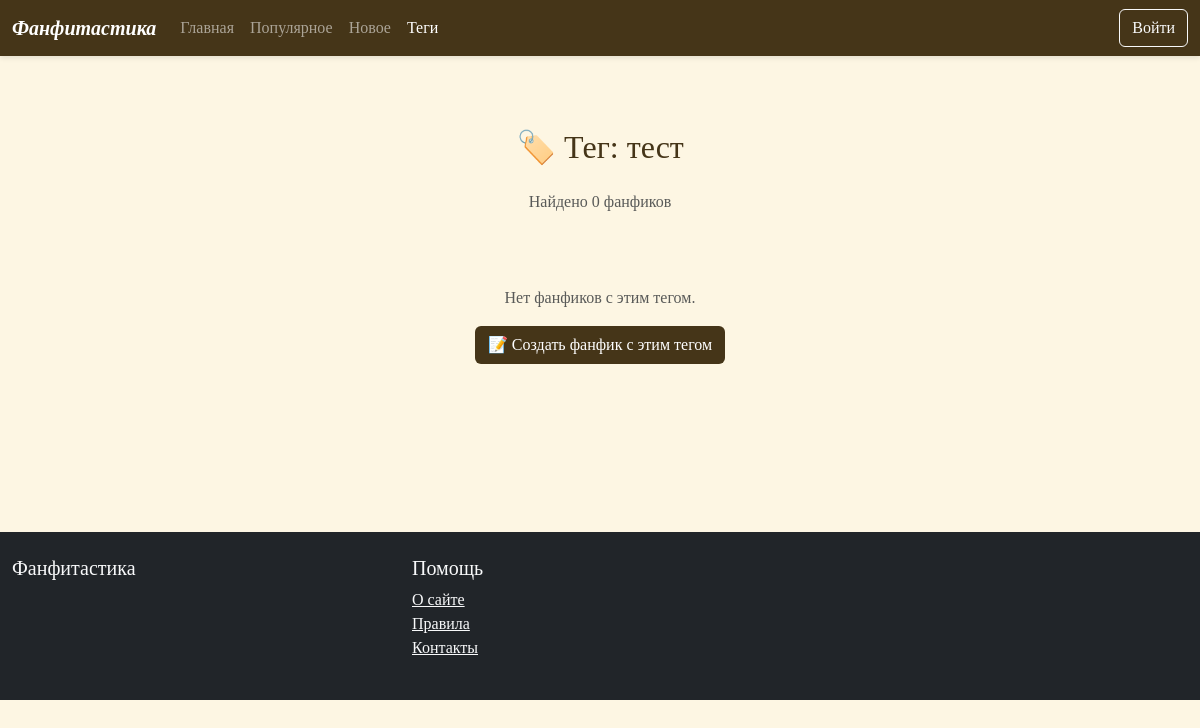
Before: /users/tags/тест/ with the older database file.
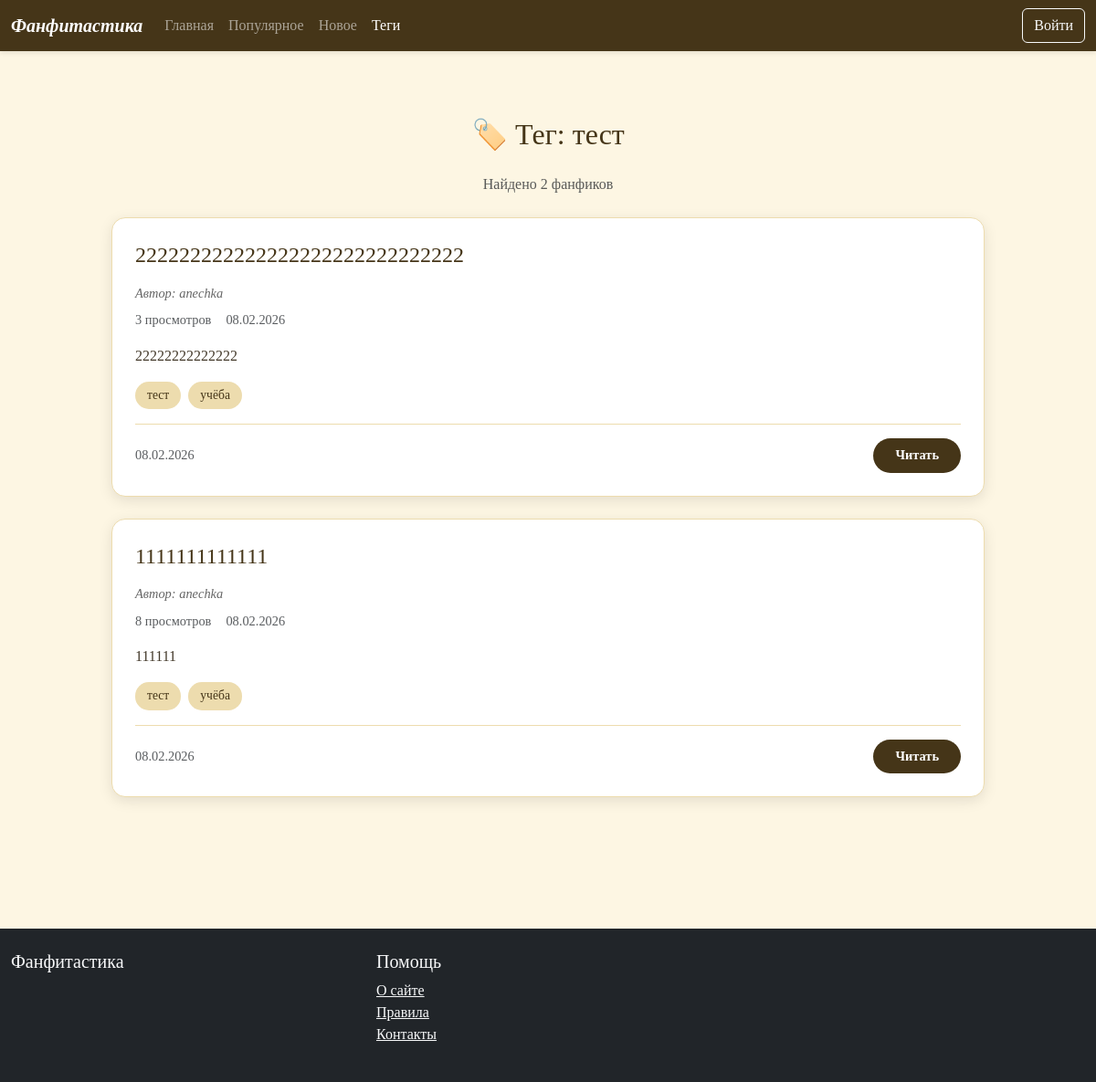
After: the same page with the newer database file.
### users/models.py (models this page shows, shortened)
class Fanfic(models.Model):
    STATUS_CHOICES = [
        ('draft', 'Черновик'),
        ('published', 'Опубликовано'),
        ('archived', 'В архиве'),
        ('deleted', 'В корзине'),
    ]
    title = models.CharField(max_length=200, verbose_name='Название')
    description = models.TextField(blank=True, verbose_name='Описание')
    content = models.TextField(verbose_name='Текст фанфика')
    author = models.ForeignKey(CustomUser, on_delete=models.CASCADE, verbose_name='Автор')
    created_at = models.DateTimeField(auto_now_add=True, verbose_name='Дата создания')
    updated_at = models.DateTimeField(auto_now=True, verbose_name='Дата обновления')
    status = models.CharField(max_length=20, choices=STATUS_CHOICES, default='draft', verbose_name='Статус')
    tags = models.CharField(max_length=500, blank=True, verbose_name='Теги (через запятую)')
    views_count = models.PositiveIntegerField(default=0, verbose_name='Количество просмотров')
    last_viewed_at = models.DateTimeField(null=True, blank=True, verbose_name='Последний просмотр')
    deleted_at = models.DateTimeField(null=True, blank=True, verbose_name="Дата удаления в корзину")
    purge_at = models.DateTimeField(null=True, blank=True, verbose_name="Дата окончательного удаления")
    archived_at = models.DateTimeField(null=True, blank=True, verbose_name="Дата архивации")
    class Meta:
        verbose_name = 'Фанфик'
        verbose_name_plural = 'Фанфики'
        ordering = ['-created_at']
        indexes = [
            models.Index(fields=['-views_count']),
            models.Index(fields=['-created_at']),
            models.Index(fields=['status']),
        ]
    def get_tags_list(self):
        if self.tags:
            tags = [tag.strip().lower() for tag in self.tags.split(',')]
            return [tag for tag in tags if tag]
        return []

class CustomUser(AbstractUser):
    nickname = models.CharField(max_length=50, blank=True, null=True, verbose_name='Никнейм')
    country = models.CharField(
        max_length=100,
        blank=True,
        null=True,
        verbose_name='Страна',
        choices=COUNTRIES
    )
    phone_regex = RegexValidator(
        regex=r'^\+?1?\d{9,15}$',
        message="Номер телефона должен быть в формате: '+999999999'. Максимум 15 цифр."
    )
    phone = models.CharField(
        validators=[phone_regex],
        max_length=17,
        blank=True,
        null=True,
        verbose_name='Номер телефона',
        help_text='Формат: +79991234567'
    )

### users/views.py (the view)
# urls.py: path('tags/<str:tag_slug>/', views.tag_detail_view, name='tag_detail'),
def tag_detail_view(request, tag_slug):
    if not tag_slug:
        return redirect('all_tags')
    tag_name = tag_slug.replace('-', ' ')
    fanfics = Fanfic.objects.filter(
        status='published',
        tags__icontains=tag_name
    ).select_related('author').order_by('-created_at')
    paginator = Paginator(fanfics, 12)
    page = request.GET.get('page')
    try:
        fanfics_page = paginator.page(page)
    except PageNotAnInteger:
        fanfics_page = paginator.page(1)
    except EmptyPage:
        fanfics_page = paginator.page(paginator.num_pages)
    context = {
        'tag_name': tag_name,
        'tag_slug': tag_slug,
        'fanfics': fanfics_page,
        'fanfics_count': fanfics.count(),
        'page_obj': fanfics_page,
    }
    return render(request, 'users/tag_detail.html', context)

### fanfiction/templates/users/tag_detail.html (shortened to what this page needs)
{% extends 'base.html' %}
{% block content %}
<section class="py-3 py-md-5 mobile-padding">
    <div class="container-fluid">
        <div class="row justify-content-center">
            <div class="col-12 col-md-10">
                <h1 class="h2 mb-4 text-center" style="color: #453518;">🏷️ Тег: {{ tag_name }}</h1>
                <p class="text-center text-muted mb-4">Найдено {{ fanfics_count }} фанфиков</p>
                {% if fanfics %}
                    {% for fanfic in fanfics %}
                    <div class="story-card mb-4">
                        <h3 class="story-title">{{ fanfic.title }}</h3>
                        <div class="story-author mb-2">Автор: {{ fanfic.author.username }}</div>
                        <div class="d-flex gap-3 mb-3 text-muted" style="font-size: 0.9rem;">
                            <span>
                                 {{ fanfic.views_count }} просмотров
                            </span>
                            <span>
                                 {{ fanfic.created_at|date:"d.m.Y" }}
                            </span>
                        </div>
                        {% if fanfic.description %}
                        <p class="story-description">{{ fanfic.description|truncatewords:30 }}</p>
                        {% endif %}
                        {% if fanfic.tags %}
                        <div class="story-tags mb-3">
                            {% for tag in fanfic.get_tags_list %}
                                {% if tag %}
                                    {% with tag_slug=tag|slugify %}
                                        {% if tag_slug %}
                                            <a href="{% url 'tag_detail' tag_slug %}" class="tag">
                                                {{ tag }}
                                            </a>
                                        {% else %}
                                            <span class="tag">{{ tag }}</span>
                                        {% endif %}
                                    {% endwith %}
                                {% endif %}
                            {% endfor %}
                        </div>
                        {% endif %}
                        <div class="story-footer d-flex justify-content-between align-items-center">
                            <small class="story-date text-muted">{{ fanfic.created_at|date:"d.m.Y" }}</small>
                            <a href="{% url 'fanfic_detail' fanfic.pk %}" class="btn btn-read">Читать</a>
                        </div>
                    </div>
                    {% endfor %}
                {% else %}
                <div class="text-center py-5">
                    <p class="text-muted">Нет фанфиков с этим тегом.</p>
                    <a href="{% url 'fanfic_create' %}" class="btn" style="background-color: #453518; color: white;">
                        📝 Создать фанфик с этим тегом
                    </a>
                </div>
                {% endif %}
            </div>
        </div>
    </div>
</section>
{% endblock %}

Changed rows visible on the page:
added Fanfic: title "222222222222222222222222222222", author.username "anechka", views_count "3", created_at "08.02.2026", description "22222222222222", get_tags_list "тест" "учёба"
added Fanfic: title "1111111111111", author.username "anechka", views_count "8", created_at "08.02.2026", description "111111", get_tags_list "тест" "учёба"
Other visible differences:
{{ fanfics_count }}: "0" → "2"
text no longer shown: "Нет фанфиков с этим тегом. 📝 Создать фанфик с этим тегом"
